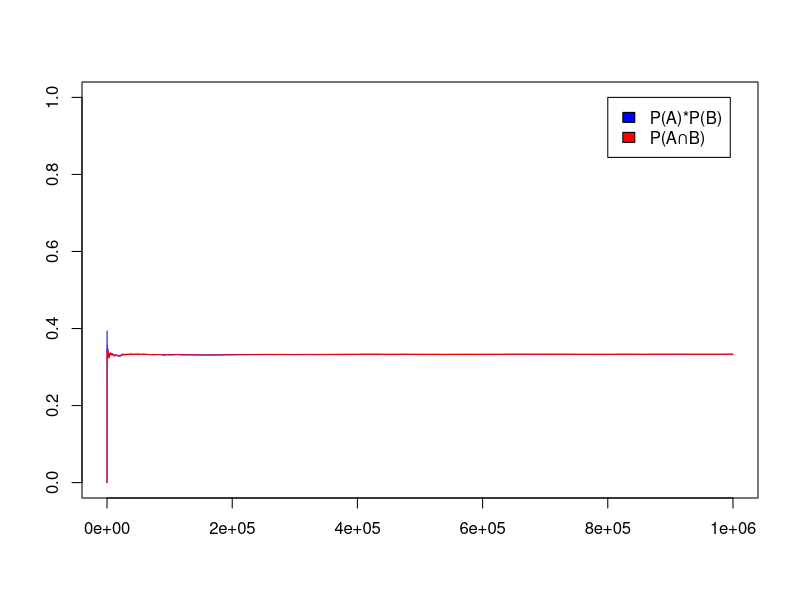

Recreate this plot in R.
n_lan <- 1000000
dice1 <- sample(1:6, n_lan, replace = TRUE)
dice2 <- sample(1:6, n_lan, replace = TRUE)

favorable_a <- c(1, 2, 6)
favorable_b <- c(1, 2, 3, 4)
favorable_ayb <- c(1, 2)

prob_axb <- vector(length = n_lan)
prob_ayb <- vector(length = n_lan)

cum_a <- 0
cum_b <- 0
cum_ayb <- 0

for (i in 1:n_lan) {
  a <- FALSE
  b <- FALSE
  if (dice1[i] %in% favorable_a) {
    cum_a <- cum_a + 1
    a <- TRUE
  }
  if (dice2[i] %in% favorable_b) {
    cum_b <- cum_b + 1
    b <- TRUE
  }
  cum_ayb <- if (a && b) (cum_ayb + 1) else cum_ayb

  prob_axb[i] <- (cum_a / i) * (cum_b / i)
  prob_ayb[i] <- cum_ayb / i
}

plot(1, ann = FALSE, type = "n", xlim = c(0, n_lan+1), ylim = c(0, 1))
lines(seq(1, n_lan), prob_axb, col = "blue")
lines(seq(1, n_lan), prob_ayb, col = "red")
legend(8e+05, 1, legend = c("P(A)*P(B)", "P(A∩B)"), fill = c("blue", "red"))

# n_lan <- 1000000
# dice <- sample(1:6, n_lan, replace = TRUE)

# favorable_a <- c(1, 2, 6)
# favorable_b <- c(1, 2, 3)
# favorable_ayb <- c(1, 2)

# prob_axb <- vector(length = n_lan)
# prob_ayb <- vector(length = n_lan)

# cum_a <- 0
# cum_b <- 0
# cum_ayb <- 0

# for (i in 1:n_lan) {
#   a <- FALSE
#   b <- FALSE
#   if (dice[i] %in% favorable_a) {
#     cum_a <- cum_a + 1
#     a <- TRUE
#   }
#   if (dice[i] %in% favorable_b) {
#     cum_b <- cum_b + 1
#     b <- TRUE
#   }
#   cum_ayb <- if (a && b) (cum_ayb + 1) else cum_ayb

#   prob_axb[i] <- (cum_a / i) * (cum_b / i)
#   prob_ayb[i] <- cum_ayb / i
# }

# plot(1, ann = FALSE, type = "n", xlim = c(0, n_lan + 1), ylim = c(0, 1))
# lines(seq(1, n_lan), prob_axb, col = "blue")
# lines(seq(1, n_lan), prob_ayb, col = "red")
# legend(8e+05, 1, legend = c("P(A)*P(B)", "P(A∩B)"), fill = c("blue", "red"))